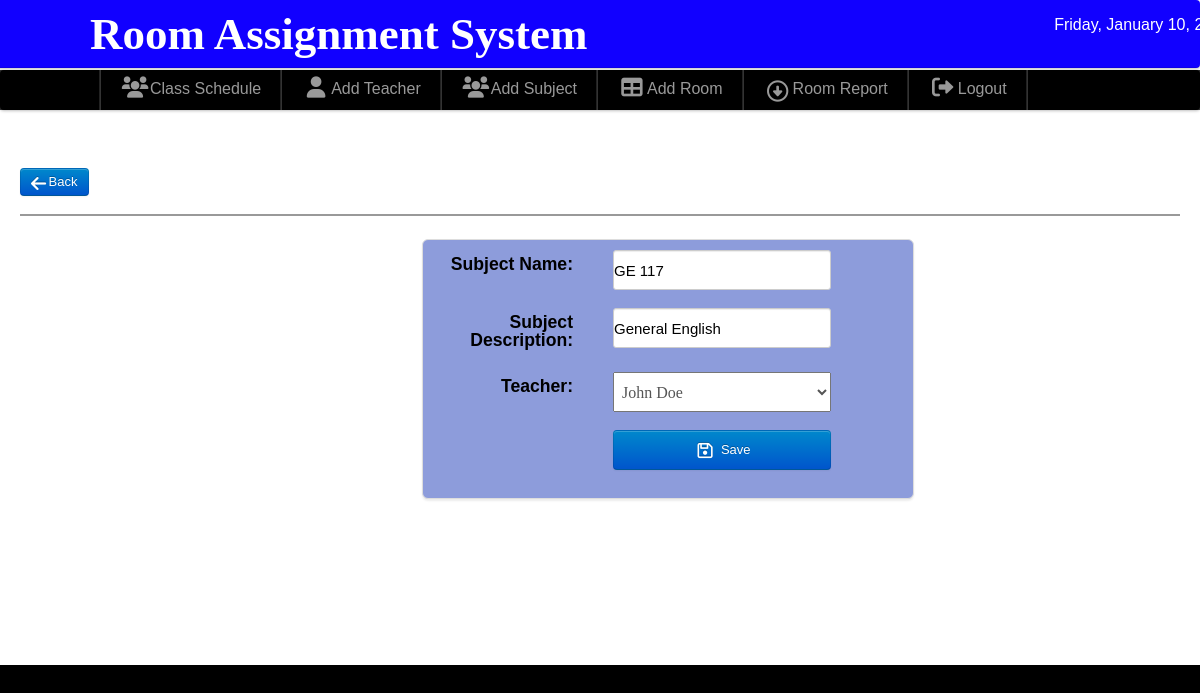
/admin/edit_subject.php?id=1 (signed in), run on the app's committed database.
### tables this page shows
CREATE TABLE `subjects` (
  `SubjectID` int(11) NOT NULL,
  `SubjectName` varchar(255) NOT NULL,
  `SubjectDescription` varchar(255) NOT NULL,
  `TeacherID` int(11) NOT NULL
);

CREATE TABLE `teachers` (
  `TeacherID` int(11) NOT NULL,
  `FirstName` varchar(255) NOT NULL,
  `LastName` varchar(255) NOT NULL
);

### admin/edit_subject.php (the view, shortened to what this page needs)
<?php
include('./components/header.php');
include('./connection/dbcon.php');
include('./components/nav-top1.php');
include('./components/main.php');
$id_get = $_GET['id'];
$result_teachers = mysqli_query($conn, "SELECT * FROM teachers");
?>
<head>
	<link rel="stylesheet" href="addsched.css">
	<link rel="stylesheet" href="https://cdnjs.cloudflare.com/ajax/libs/font-awesome/6.0.0-beta3/css/all.min.css">
	<link href="https://cdn.jsdelivr.net/npm/select2@4.0.13/dist/css/select2.min.css" rel="stylesheet" />
</head>
<div class="wrapper">
	<div id="element" class="hero-body-subject-add">
		<div class="nav-content">
			<h2>
				<font color="white">Edit Subject</font>
			</h2>
			<a class="btn btn-primary" href="subject.php"><i class="icon-arrow-left icon-large"></i>&nbsp;Back</a>
			<hr>
			<form id="save_voter" class="form-horizontal" method="POST">
				<fieldset>
					<?php
					$result = mysqli_query($conn, "SELECT * FROM subjects WHERE SubjectID='$id_get'") or die(mysqli_error($conn));
					$row = mysqli_fetch_array($result);
					?>
					<div class="add_subject">
						<ul class="thumbnails_new_voter">
							<li class="span3">
								<div class="thumbnail_new_voter">
									<div class="control-group">
										<label class="control-label" for="subjectname">Subject Name:</label>
										<div class="controls">
											<input class="item" type="text" name="subjectname" class="subjectname"
												value="<?php echo $row['SubjectName']; ?>" required>
										</div>
									</div>
									<div class="control-group">
										<label class="control-label" for="subjectdescription">Subject
											Description:</label>
										<div class="controls">
											<input class="item" type="text" id="subjectdescription"
												name="subjectdescription"
												value="<?php echo htmlspecialchars($row['SubjectDescription']); ?>"
												required>
										</div>
									</div>
									<div class="control-group">
										<label class="control-label" for="teacher">Teacher:</label>
										<div class="controls">
											<select class="item" id="select-teacher" name="teacher" required>
												<?php while ($teacher = mysqli_fetch_assoc($result_teachers)): ?>
													<option value="<?php echo $teacher['TeacherID']; ?>" <?php echo ($teacher['TeacherID'] == $row['TeacherID']) ? 'selected' : ''; ?>>
														<?php echo $teacher['FirstName'] . ' ' . $teacher['LastName']; ?>
													</option>
												<?php endwhile; ?>
											</select>
										</div>
									</div>
									<div class="control-group">
										<div class="controls">
											<button id="save_voter" class="btn btn-primary" type="submit"><i
													class="icon-save icon-large"></i> Save</button>
										</div>
									</div>
								</div>
							</li>
						</ul>
					</div>
				</fieldset>
			</form>
		</div>
	</div>
</div>
</body>

### admin/css/style.css (style rules this page uses)
* { margin:0; padding:0; }
a { color:#000000; }
.wrapper { margin-top: -43px; background-color: #ffffff; }
html, body { height: 100%; margin: 0; padding: 0; display: flex; flex-direction: column; min-height: 100%; }
.hero-body-subject-add { padding: 20px; background-color: #ffffff; color: white; border-radius: 8px; }
label { color: #000000; }

### admin/addsched.css (style rules this page uses)
.form-horizontal { display: flex; align-items: center; margin-left: 20%; }
.item, select, button, .select-teacher { width: 75%; height: 2.5rem; }
.control-label { font-size: 1.1em; font-weight: bold; }
.thumbnail_new_voter { background-color: rgb(141, 156, 219); height: auto; }

### data on the page
subjects: subjectname "GE 117", subjectdescription "General English", teacher "John Doe"
